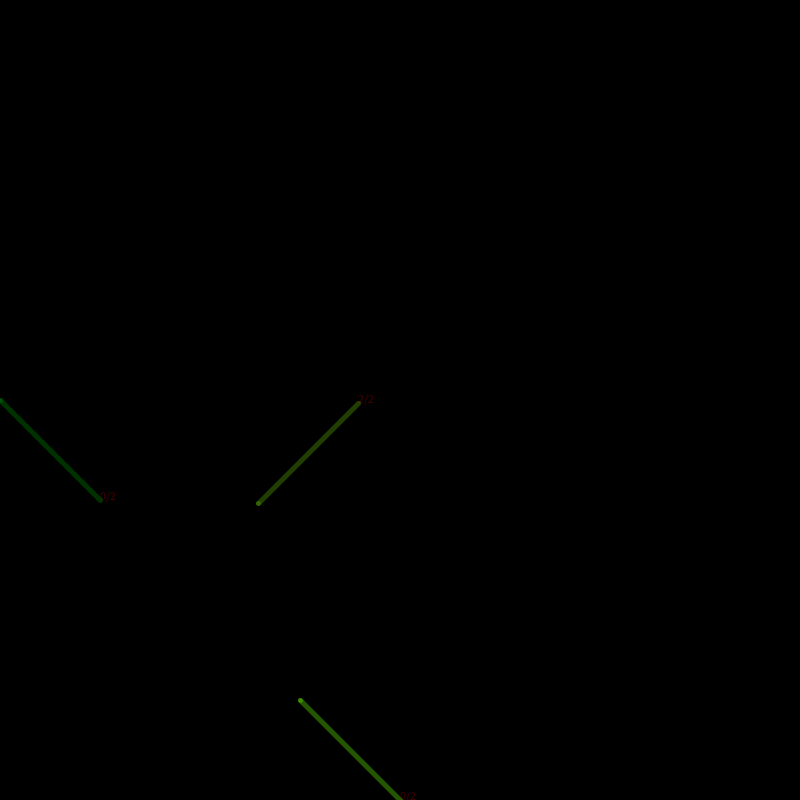
Frame 1 (no input)
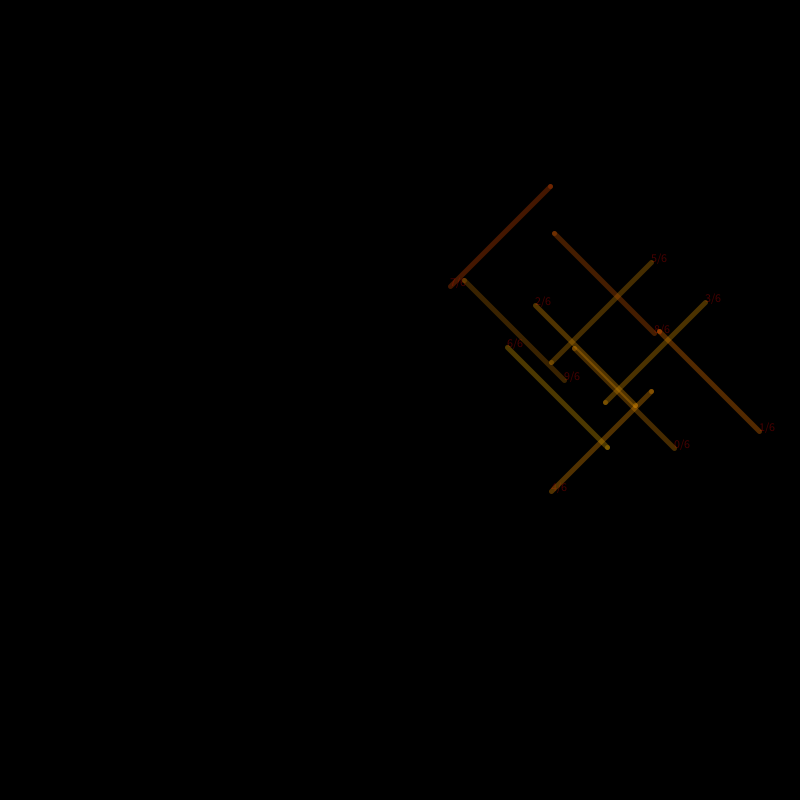
Frame 60 (the mouse pressed at the canvas centre just before this capture)
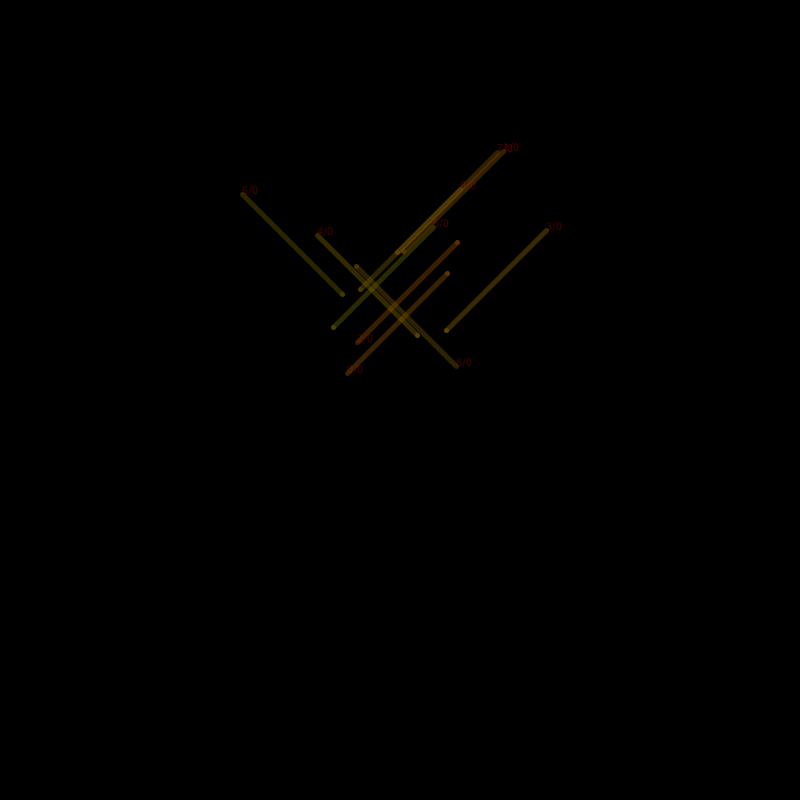
Frame 120 (the mouse held since frame 60 and released just before this capture)

The Processing sketch that drew these frames (run headless with seeded random() and noise(); from frame 60 on, the mouse is pressed at the canvas centre):

// Processing sketch: processing_100362
// ── processing_100362.pde

PFont font;
int range = 10;//amount of Lines
Line[] lines= new Line[range];
boolean[][] supervisor;
int count=2; //array index of the line

//the supervisor is a helping tool to find unsed x and y positions
int supercounter=0;
int superlimit= width;

//SETUP//////////////////////////////////////////////////////////
void setup() {
  noCursor();
  size(800, 800);
  background(0);

  supervisor= new boolean[width][height];
  for (int i=0; i<supervisor.length; i++) {
    for (int j=0; j<supervisor[i].length; j++) {
      supervisor[i][j]=true;
    }
  }
}

//DRAW//////////////////////////////////////////////////////////
void draw() {
  //println(supervisor[0][0]);
  if (lines[lines.length-1]==null) {
    lines[0]= new Line(0, height/2, 100, height/2+100, 0);
    lines[1]= new Line(width/2-100, height-100, width/2, height, 0);
  }
  if (count<lines.length) {
    createLineInBetween(count);
    count++;
  }
  else {
    count=0;
  }
}
//DISPLAY ALL///////////////////////////////////////////////////
void displayAll(int count) {
  background(0);
  if (lines[lines.length-1]==null) {
    for (int i=0; i<=count; i++) {
      lines[i].display();
    }
  }
  else {
    for (int i=0; i<lines.length; i++) {
      lines[i].display();
    }
  }
}

//PEREVIOUS COUNTER/////////////////////////////////////////////
int getPrevCount(int count) {
  if (count==0) {
    return lines.length-1;
  }
  return count-1;
}

int getPrevPrevCount(int count) {
  if (count==1) {
    return lines.length-1;
  }
  if(count==0){
    return lines.length-2; 
  }
  return count-2;
}

//SUPERVISOR////////////////////////////////////////////////////
boolean supervisor(int x1, int y1) {
  println("s "+supercounter);
  if (supervisor[x1][y1]==true) {
    supercounter++;
    supervisor[x1][y1]=false;
    return true;
  }
  else {
    return false;
  }
}

class Line {
  color c;
  int x1, y1, x2, y2;
  int rangeWidth;
  int rangeHeight;
  int num;

  Line(int x1, int y1, int x2, int y2, int num) {
    this.x1=x1;
    this.y1=y1;
    this.x2=x2;
    this.y2=y2;
    this.num=num;
    rangeWidth=x2-x1;
    rangeHeight=y2-y1;
  }

  int getX1() {
    return x1;
  }
  int getY1() {
    return y1;
  }
  int getX2() {
    return x2;
  }
  int getY2() {
    return y2;
  }

  int getRangeWidth() {
    return rangeWidth;
  }

  int getRangeHeight() {
    return rangeHeight;
  }

//DISPLAY LINE //////////////////////////////////////////////////
  void display() {
    //enable bounding rect?
    //rectangle();
    
    //which color? gradient or red?
    //c=color(255, 100);
    c=color(x1*255/width, y1*255/height, 0, 100);
    stroke(c);
    strokeWeight(5);
    
    //enable text with number of line?
    fill(255, 0, 0, 70);
    text(num+"/"+count, x2, y2);
    
    //show line?
    line(x1, y1, x2, y2);
    //show 
    point(x1, y1);
  }

  void rectangle() {
    noFill();
    stroke(255, 0, 0);
    strokeWeight(1);
    rect(x1, y1, x2-x1, y2-y1);
  }
}

boolean enable = true;

//LINE IS CREATED in between 2 previous lines////////////////////
void createLineInBetween(int count) {
  lines[count]=null;
  int x1 = returnMinX(count);
  int x2 = returnMaxX(count);
  int y1 = returnMinY(count);
  int y2 = returnMaxY(count);
  int randomX=0;
  int randomY=0;

  randomX = (int)random(x1, x2);
  randomY = (int)random(y1, y2);
  while (randomX>=width||randomX<0||randomX-100<0||randomX+100>width) {
    randomX = (int)random(x1, x2);
  }
  while (randomY>=height||randomY<0||randomY-100<0||randomY+100>height) {
    randomY = (int)random(y1, y2);
  }

  int random1 = (int)(pow(-1, (int)(random(1, 3))));
  int random2 = (int)(pow(-1, (int)(random(1, 3))));
  lines[count] = new Line(randomX, randomY, randomX+100*random1, randomY +100*random2, count);
  displayAll(count);
}

//LINE IS CREATED near one previos line/////////////////////////////
void createLineInRange(int count) {
  lines[count]=null;
  int x1 = lines[getPrevCount(count)].getX1(); 
  int y1 = lines[getPrevCount(count)].getY1(); 
  int x2 = lines[getPrevCount(count)].getX2(); 
  int y2 = lines[getPrevCount(count)].getY2(); 
  int rangeWidth = x2-x1;
  int rangeHeight = y1-y2;
  int randomX=0;
  int randomY=0;

  if (x2<x1) {
    int temp = x1;
    x1=x2;
    x2=temp;
  }
  if (y2<y1) {
    int temp = y1;
    y1=y2;
    y2= temp;
  }
  enable = true;
  while (enable==true) {
    randomX = (int)random(x1, x2);
    randomY = (int)random(y1, y2);
    while (randomX>=width||randomX<0) {
      randomX = (int)random(x1, x2);
    }
    while (randomY>=height||randomY<0) {
      randomY = (int)random(y1, y2);
    }
    if (supervisor(randomX, randomY)==true) {
      break;
    }
  }

  int random1 = (int)(pow(-1, (int)(random(1, 3))));
  int random2 = (int)(pow(-1, (int)(random(1, 3))));
  lines[count] = new Line(randomX, randomY, randomX+100*random1, randomY +100*random2, count);
  displayAll(count);
}

//LINE IS CREATED at random position///////////////////////////////////
void createLineRandomPos(int count) {
  int x1 = (int)(random(width));
  int y1 = (int)(random(height));
  int random2 = (int)(pow(-1, (int)(random(1, 3))));
  int random1 = (int)(pow(-1, (int)(random(1, 3))));
  lines[count] = new Line(x1, y1, x1+100*random1, y1+100*random2, count);
  displayAll(count);
}

//LINE IS CREATED by going down the width of the screen///////////////
void createLineOrderedPos(int count) {
  int x1 = count*width/range;
  int y1 = (int)(random(height));
  int random2 = (int)(pow(-1, (int)(random(1, 3))));
  int random1 = (int)(pow(-1, (int)(random(1, 3))));
  lines[count] = new Line(x1, y1, x1+100*random1, y1+100*random2, count);
  displayAll(count);
}

//HELPERS//////////////////////////////////////////////////////////
int returnMaxX(int count) {
  int x1 = lines[getPrevCount(count)].getX1(); 
  int x2 = lines[getPrevCount(count)].getX2(); 
  int px1 = lines[getPrevPrevCount(count)].getX1(); 
  int px2 = lines[getPrevPrevCount(count)].getX2(); 

  int highest=x1;
  if (x2>highest) {
    highest=x2;
  }
  if (px1>highest) {
    highest=px1;
  }
  if (px2>highest) {
    highest=px2;
  }
  return highest;
}

int returnMinX(int count) {
  int x1 = lines[getPrevCount(count)].getX1(); 
  int x2 = lines[getPrevCount(count)].getX2(); 
  int px1 = lines[getPrevPrevCount(count)].getX1(); 
  int px2 = lines[getPrevPrevCount(count)].getX2(); 
  int lowest=x1;
  if (x2<lowest) {
    lowest=x2;
  }
  if (px1<lowest) {
    lowest=px1;
  }
  if (px2<lowest) {
    lowest=px2;
  }
  return lowest;
}

int returnMaxY(int count) {
  int y1 = lines[getPrevCount(count)].getY1();
  int y2 = lines[getPrevCount(count)].getY2();
  int py1 = lines[getPrevPrevCount(count)].getY1(); 
  int py2 = lines[getPrevPrevCount(count)].getY2(); 
  int highest=y1;
  if (y2>highest) {
    highest=y2;
  }
  if (py1>highest) {
    highest=py1;
  }
  if (py2>highest) {
    highest=py2;
  }
  return highest;
}

int returnMinY(int count) {
  int y1 = lines[getPrevCount(count)].getY1();
  int y2 = lines[getPrevCount(count)].getY2();
  int py1 = lines[getPrevPrevCount(count)].getY1(); 
  int py2 = lines[getPrevPrevCount(count)].getY2(); 
  int lowest=y1;
  if (y2<lowest) {
    lowest=y2;
  }
  if (py1<lowest) {
    lowest=py1;
  }
  if (py2<lowest) {
    lowest=py2;
  }
  return lowest;
}
